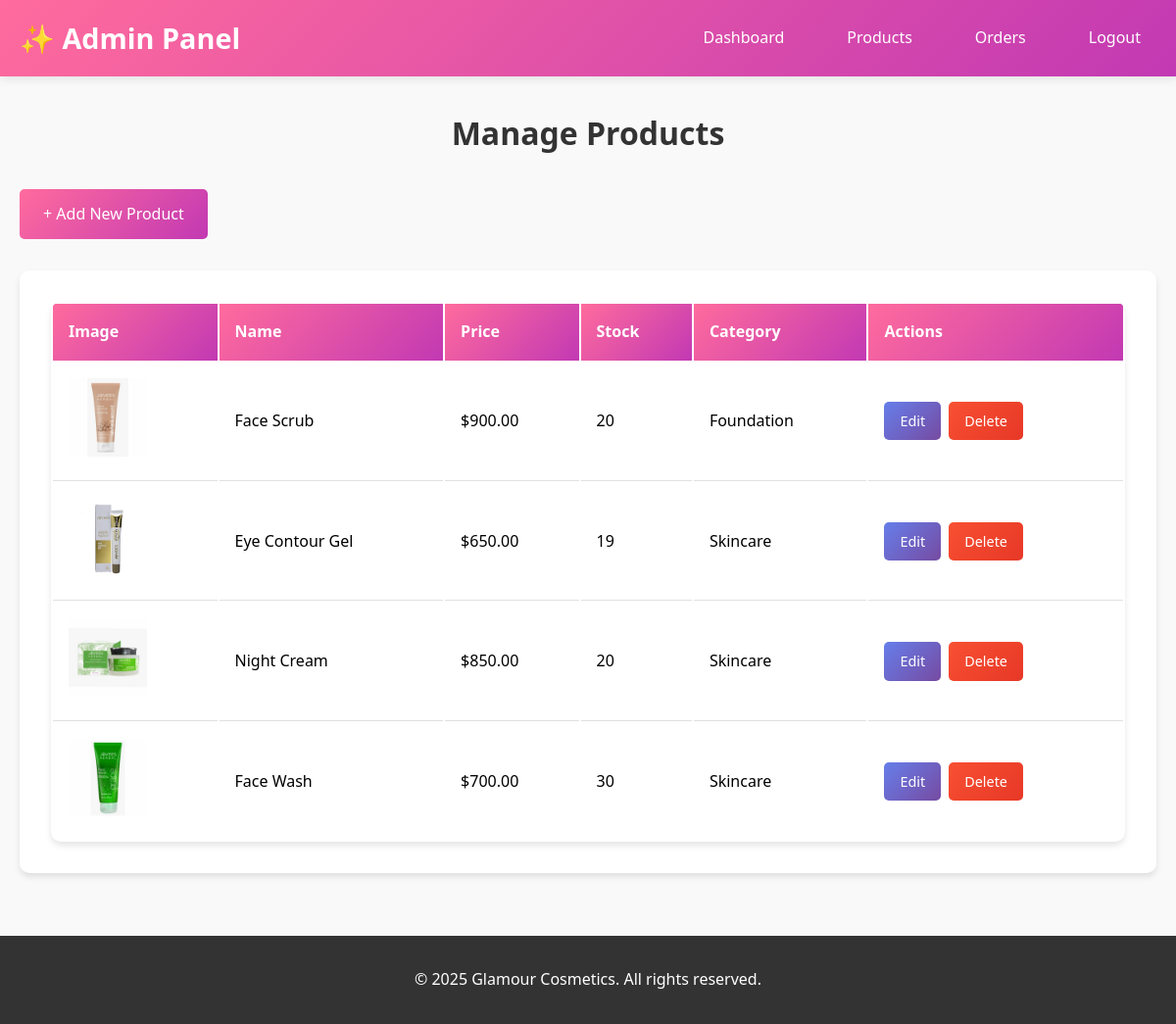
Screenshot of /admin/products.php (signed in) with the database file from the repository.
### tables this page shows
CREATE TABLE `products` (
  `id` int(11) NOT NULL,
  `name` varchar(200) NOT NULL,
  `description` text DEFAULT NULL,
  `price` decimal(10,2) NOT NULL,
  `image` varchar(255) NOT NULL,
  `stock` int(11) DEFAULT 0,
  `category` varchar(50) DEFAULT NULL,
  `created_at` timestamp NOT NULL DEFAULT current_timestamp(),
  `updated_at` timestamp NOT NULL DEFAULT current_timestamp() ON UPDATE current_timestamp()
);

### admin/products.php (the view, shortened to what this page needs)
<?php
require_once '../config.php';
$query = "SELECT * FROM products ORDER BY created_at DESC";
$result = mysqli_query($conn, $query);
?>
<!DOCTYPE html>
<html lang="en">
<head>
    <link rel="stylesheet" href="../style.css">
</head>
<body>
    <header>
        <div class="header-container">
            <a href="dashboard.php" class="logo">✨ Admin Panel</a>
            <nav>
                <ul>
                    <li><a href="dashboard.php">Dashboard</a></li>
                    <li><a href="products.php">Products</a></li>
                    <li><a href="view_orders.php">Orders</a></li>
                    <li><a href="admin_logout.php">Logout</a></li>
                </ul>
            </nav>
        </div>
    </header>
    <div class="container">
        <h1 class="page-title">Manage Products</h1>
        <div style="margin-bottom: 2rem;">
            <a href="add_product.php" class="btn">+ Add New Product</a>
        </div>
        <?php if(mysqli_num_rows($result) > 0): ?>
            <div class="cart-container">
                <table>
                    <thead>
                        <tr>
                            <th>Image</th>
                            <th>Name</th>
                            <th>Price</th>
                            <th>Stock</th>
                            <th>Category</th>
                            <th>Actions</th>
                        </tr>
                    </thead>
                    <tbody>
                        <?php while($product = mysqli_fetch_assoc($result)): ?>
                            <tr>
                                <td>
                                    <img src="../uploads/<?php echo htmlspecialchars($product['image']); ?>"
                                         alt="<?php echo htmlspecialchars($product['name']); ?>"
                                         class="table-image">
                                </td>
                                <td><?php echo htmlspecialchars($product['name']); ?></td>
                                <td>$<?php echo number_format($product['price'], 2); ?></td>
                                <td><?php echo $product['stock']; ?></td>
                                <td><?php echo htmlspecialchars($product['category']); ?></td>
                                <td>
                                    <div class="action-links">
                                        <a href="edit_product.php?id=<?php echo $product['id']; ?>" class="btn btn-small btn-secondary">Edit</a>
                                        <a href="products.php?delete=<?php echo $product['id']; ?>"
                                           class="btn btn-small btn-danger"
                                           onclick="return confirm('Are you sure you want to delete this product?');">Delete</a>
                                    </div>
                                </td>
                            </tr>
                        <?php endwhile; ?>
                    </tbody>
                </table>
            </div>
        <?php else: ?>
            <div class="empty-state">
                <p>No products available. Add your first product!</p>
            </div>
        <?php endif; ?>
    </div>
    <footer>
        <p>&copy; 2025 Glamour Cosmetics. All rights reserved.</p>
    </footer>
</body>
</html>

### style.css (style rules this page uses)
* { margin: 0; padding: 0; box-sizing: border-box; }
body { font-family: 'Segoe UI', Tahoma, Geneva, Verdana, sans-serif; line-height: 1.6; background-color: #f9f9f9; }
header { background: linear-gradient(135deg, #ff6b9d 0%, #c239b3 100%); color: white; padding: 1rem 0; box-shadow: 0 2px 10px rgba(0,0,0,0.1); }
.header-container { max-width: 1200px; margin: 0 auto; padding: 0 20px; display: flex; justify-content: space-between; align-items: center; }
.logo { font-size: 1.8rem; font-weight: bold; text-decoration: none; color: white; }
nav ul { list-style: none; display: flex; gap: 2rem; }
nav a { color: white; text-decoration: none; padding: 0.5rem 1rem; border-radius: 5px; transition: background 0.3s; }
.container { max-width: 1200px; margin: 2rem auto; padding: 0 20px; }
.btn { display: inline-block; padding: 0.8rem 1.5rem; background: linear-gradient(135deg, #ff6b9d 0%, #c239b3 100%); color: white; text-decoration: none; border: none; border-radius: 5px; cursor: pointer; font-size: 1rem; transition: opacity 0.3s; }
.btn-secondary { background: linear-gradient(135deg, #667eea 0%, #764ba2 100%); }
.btn-danger { background: linear-gradient(135deg, #f85032 0%, #e73827 100%); }
.btn-small { padding: 0.5rem 1rem; font-size: 0.9rem; }
table { width: 100%; background: white; border-radius: 10px; overflow: hidden; box-shadow: 0 4px 6px rgba(0,0,0,0.1); }
table th { background: linear-gradient(135deg, #ff6b9d 0%, #c239b3 100%); color: white; padding: 1rem; text-align: left; }
table td { padding: 1rem; border-bottom: 1px solid #e0e0e0; }
table tr:last-child td { border-bottom: none; }
.table-image { width: 80px; height: 80px; object-fit: cover; border-radius: 5px; }
.cart-container { background: white; padding: 2rem; border-radius: 10px; box-shadow: 0 4px 6px rgba(0,0,0,0.1); }
footer { background: #333; color: white; text-align: center; padding: 2rem 0; margin-top: 4rem; }
.page-title { font-size: 2rem; color: #333; margin-bottom: 2rem; text-align: center; }
.action-links { display: flex; gap: 0.5rem; }

### rows the page displays
products: image (picture), name "Face Scrub", price "900.00", stock "20", category "Foundation"
products: image (picture), name "Eye Contour Gel", price "650.00", stock "19", category "Skincare"
products: image (picture), name "Night Cream", price "850.00", stock "20", category "Skincare"
products: image (picture), name "Face Wash", price "700.00", stock "30", category "Skincare"
